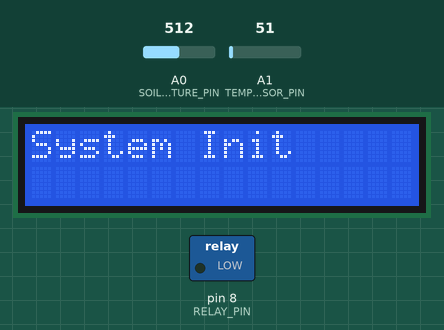
This sketch was run on a simulated Arduino Uno, built with avr-gcc and run on an emulated ATmega328P. Shown: 16×2 character LCD, switched loads named in the sketch (green lamp = pin HIGH). Inputs (shaded band) come from the test bench; at power-on: A0 (SOIL_MOISTURE_PIN) = 512, A1 (TEMP_SENSOR_PIN) = 51. What the sketch prints to the serial monitor is not drawn.

Above: at 0.1 s.
At 2.2 s:
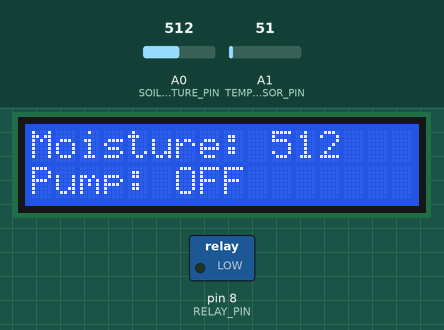

The sketch:

irrigation-basic.ino
```cpp
#include <Wire.h>
#include <LiquidCrystal_I2C.h>

#define SOIL_MOISTURE_PIN A0
#define TEMP_SENSOR_PIN A1
#define RELAY_PIN 8

LiquidCrystal_I2C lcd(0x27, 16, 2); // Adjust the address (0x27) if necessary

void setup() {
  Serial.begin(9600);

  pinMode(SOIL_MOISTURE_PIN, INPUT);
  pinMode(TEMP_SENSOR_PIN, INPUT);
  pinMode(RELAY_PIN, OUTPUT);
  digitalWrite(RELAY_PIN, LOW);  // Ensure pump is off initially

  lcd.init();
  lcd.backlight();

  Serial.println("System Initialized");
  lcd.setCursor(0, 0);
  lcd.print("System Init");

  delay(2000);
  lcd.clear();
}

void loop() {
  int soilMoistureValue = analogRead(SOIL_MOISTURE_PIN);
  float temperature = analogRead(TEMP_SENSOR_PIN) * 0.48828125; // LM35 gives 10mV per degree Celsius

  Serial.print("Soil Moisture: ");
  Serial.println(soilMoistureValue);
  Serial.print("Temperature: ");
  Serial.println(temperature);

  lcd.setCursor(0, 0);
  lcd.print("Moisture: ");
  lcd.print(soilMoistureValue);
  lcd.setCursor(0, 1);
  lcd.print("Temp: ");
  lcd.print(temperature);
  lcd.print("C");

  if (soilMoistureValue < 300) { // Adjust threshold as necessary
    digitalWrite(RELAY_PIN, HIGH);  // Turn on pump
    Serial.println("Pump ON");
    lcd.setCursor(0, 1);
    lcd.print("Pump: ON     ");
  } else {
    digitalWrite(RELAY_PIN, LOW);  // Turn off pump
    Serial.println("Pump OFF");
    lcd.setCursor(0, 1);
    lcd.print("Pump: OFF    ");
  }

  delay(30000); // Check every 30 seconds
}
```
